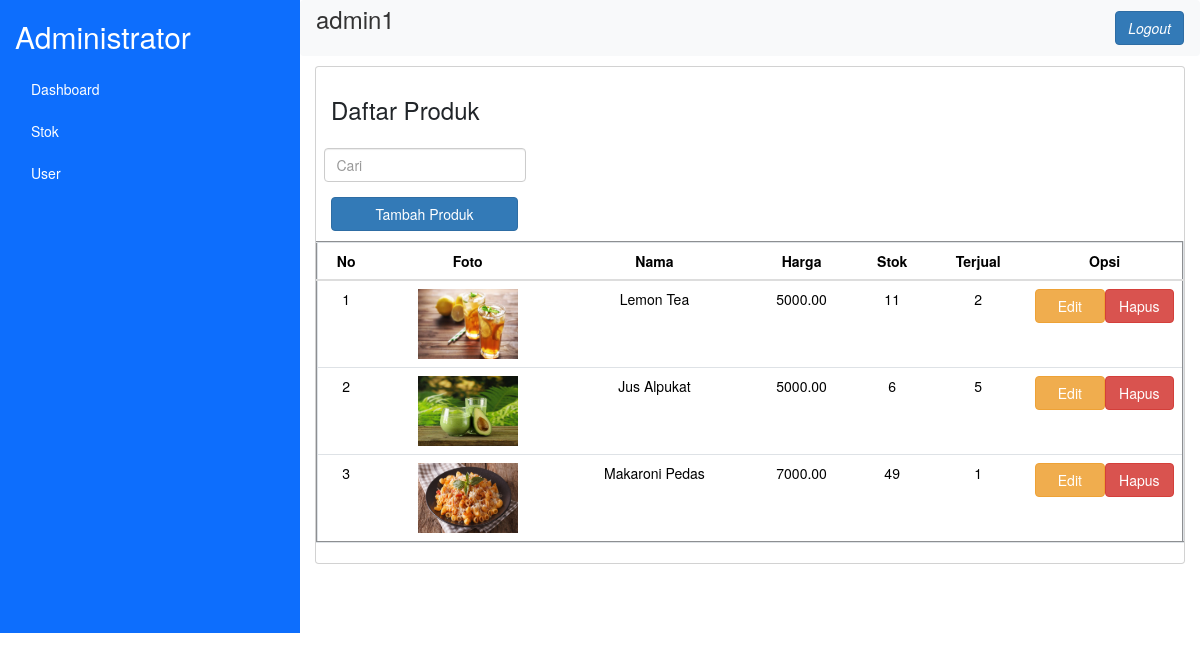
The app's page /petugas/index.php?page=stok (signed in) with its own data.
### tables this page shows
CREATE TABLE `produk` (
  `ProdukID` int(11) NOT NULL,
  `NamaProduk` varchar(255) NOT NULL,
  `Harga` decimal(10,2) NOT NULL,
  `Stok` int(11) NOT NULL,
  `Foto` text NOT NULL
);

### petugas/stok.php (the view)
<div class="grid-margin">
    <div class="card">
            <div class="card-body col-sm-3">
                <h3 class="card-title">Daftar Produk</h3>
                <br>
                <div class="row">
                    <form class="" action="" method="post">
                        <div class="form-group">
                            <input type="text" class="form-control" name="search" id="" placeholder="Cari">
                        </div>
                    </form>
                </div>
                <a href="?page=tambah-produk" class="col-md-6 text-center btn btn-block btn-primary">Tambah Produk</a>
                <br>
            </div>
        <table class="table" width="100%" border="2">
            <thead>
                <tr>
                    <th class="text-center">No</th>
                    <th class="text-center">Foto</th>
                    <th class="text-center">Nama</th>
                    <th class="text-center">Harga</th>
                    <th class="text-center">Stok</th>
                    <th class="text-center">Terjual</th>
                    <th class="text-center">Opsi</th>
                </tr>
            </thead>
            <tbody>
                <?php
                    include "../koneksi/koneksi.php";
                    if (isset($_POST['search'])) {
                        $queryUser = mysqli_query($con, "SELECT * FROM produk WHERE NamaProduk LIKE '%" . $_POST['search'] . "%'");
                        $no = 1;
                    while ($dataProduk = mysqli_fetch_assoc($queryUser)) {
                        $ProdukID = $dataProduk['ProdukID'];
                ?>
                <tr>
                    <td class="text-center"><?php echo $no++; ?></td>
                    <td class="text-center"><img src="<?php echo "../foto/" .$dataProduk['Foto']?>" width="100px" height="70px" alt="Produk"></td>
                    <td class="text-center"><?php echo $dataProduk['NamaProduk']; ?></td>
                    <td class="text-center"><?php echo $dataProduk['Harga']; ?></td>
                    <td class="text-center"><?php echo $dataProduk['Stok']; ?></td>
                    <?php
                    $terjual = mysqli_query($con, "SELECT * FROM detailpenjualan WHERE ProdukID=$ProdukID");
                    $totalTerjual = 0;
                    while ($dataterjual = mysqli_fetch_array($terjual)) {
                        $totalTerjual += $dataterjual['JumlahProduk'];
                    }
                    ?>
                    <td class="text-center"><?php echo $totalTerjual; ?></td>
                    <td class="text-center " width="18%">
                        <a href="?page=edit-produk&ProdukID=<?php echo $dataProduk['ProdukID']; ?>" class="col-sm-6 btn btn-warning">Edit</a><a href="?page=hapus-produk&ProdukID=<?php echo $dataProduk['ProdukID']; ?>" class="col-sm-6 btn btn-danger">Hapus</a>
                    </td>
                </tr>
                <?php
                    }
                } else {
                ?>
                <?php
                    $queryUser = mysqli_query($con, "SELECT * FROM produk");
                    $no = 1;
                    while ($dataProduk = mysqli_fetch_assoc($queryUser)) {
                        $ProdukID = $dataProduk['ProdukID'];
                ?>
                <tr>
                    <td class="text-center"><?php echo $no++; ?></td>
                    <td class="text-center"><img src="<?php echo "../foto/" .$dataProduk['Foto']?>" width="100px" height="70px" alt="Produk"></td>
                    <td class="text-center"><?php echo $dataProduk['NamaProduk']; ?></td>
                    <td class="text-center"><?php echo $dataProduk['Harga']; ?></td>
                    <td class="text-center"><?php echo $dataProduk['Stok']; ?></td>
                    <?php
                    $terjual = mysqli_query($con, "SELECT * FROM detailpenjualan WHERE ProdukID=$ProdukID");
                    $totalTerjual = 0;
                    while ($dataterjual = mysqli_fetch_array($terjual)) {
                        $totalTerjual += $dataterjual['JumlahProduk'];
                    }
                    ?>
                    <td class="text-center"><?php echo $totalTerjual; ?></td>
                    <td class="text-center " width="18%">
                        <a href="?page=edit-produk&ProdukID=<?php echo $dataProduk['ProdukID']; ?>" class="col-sm-6 btn btn-warning">Edit</a><a href="?page=hapus-produk&ProdukID=<?php echo $dataProduk['ProdukID']; ?>" class="col-sm-6 btn btn-danger">Hapus</a>
                    </td>
                </tr>
                <?php
                    }
                }
                ?>
            </tbody>
        </table>
    </div>
</div>

### petugas/index.php (shortened to what this page needs)
<?php
    include "../koneksi/koneksi.php";
    $username = $_SESSION['NamaUser'];
    $level = $_SESSION['Level'];
?>
<!DOCTYPE html>
<html lang="en">
<head>
    <link rel="stylesheet" href="../bootstrap-5.3.2-dist/css/bootstrap.min.css">
    <link rel="stylesheet" href="../bootstrap-5.3.2-dist/bootstrap.min.css">
</head>
<body>
    <div class="container-fluid">
        <div class="row content">
            <div class="tes col-sm-3 hidden-xs bg-primary">
                <h2><?php echo $level; ?></h2>
                <ul class="nav navbar nav-pills nav-stacked d-block">
                    <li><a href="index.php">Dashboard</a></li>
                    <li><a href="?page=stok">Stok</a></li>
                    <li><a href="?page=user">User</a></li>
                </ul>
            </div>
            <div class="col-sm-9">
                <nav class="nav navbar navbar-expand-lg navbar-light bg-light" style="margin: 0 -15px 10px -15px;">
                    <div class="container-fluid collapse navbar-collapse">
                        <div class="row">
                        <h3 class="col-sm-6"><?php echo $username ?></h3>
                        <a class="col-sm-6 nav-link text-end text-dark" href="logout.php"><i class="btn btn-primary">Logout</i></a>
                        </div>
                    </div>
                </nav>
                <?php
                    if (isset($_GET['page'])) {
                        $laman = $_GET['page'];
                        switch ($laman) {
                            case 'stok':
                                include "stok.php";
                                break;
                        }
                    } else {
                        include "dashboard.php";
                    }
                ?>
            </div>
        </div>
    </div>
</body>
</html>

### petugas/index.php (style rules this page uses)
div.tes { color: #fff; height: 100%; }
.row.content { height: 633px; }
.nav li a { color: #fff; }

### records on screen
produk: Foto (picture), NamaProduk "Lemon Tea", Harga "5000.00", Stok "11", totalTerjual "2"
produk: Foto (picture), NamaProduk "Jus Alpukat", Harga "5000.00", Stok "6", totalTerjual "5"
produk: Foto (picture), NamaProduk "Makaroni Pedas", Harga "7000.00", Stok "49", totalTerjual "1"

### other values on screen
$level "Administrator"
$username "admin1"
